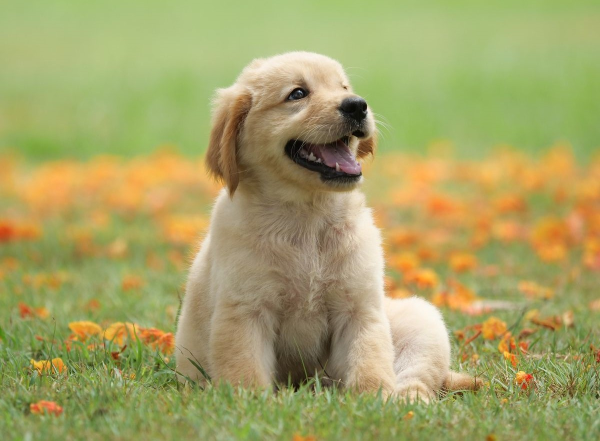
#> input picture app/Dog.jpg, 1200 x 881 px (shown at 1/2 size)
$ python crosstitch.py
#> lines starting #> are read from the running program, lines starting #| are printed output that depends on the picture; after the words box and inside, x2 and y2 are one past the last pixel; in counts of white or black regions, pixels touching at a corner belong together
from PIL import Image, ImageDraw, ImageOps, ImageFont
import numpy as np
from sklearn.cluster import KMeans
import time
import json
import matplotlib.pyplot as plt
import pandas as pd
from reportlab.pdfgen import canvas
from reportlab.lib.utils import ImageReader
import reportlab.platypus.flowables
import io
from os import listdir

class cross_pattern:
    def __init__(self, original, ct, pic_width, clus) -> None:
        self.original = original
        self.colour_table = pd.read_csv("app/dmc_rgb.csv")
        self.colour_table["RGB"] = self.colour_table["R"].apply(str)+" "+self.colour_table["G"].apply(str)+" "+self.colour_table["B"].apply(str)
        self.grid_parameters = (70, 14, 9, 250)
        # New pixel size, Border thickness, Extra thickness for every 10th line, White Outer border width
        w, h = self.original.size
        # Number of blocks/stitches across the width
        # min to make sure block number doesn't become huge and waste space
        self.block_num = min( ct * pic_width , w*2)
        self.pixelated = self.original.copy().resize((int(self.block_num),int(self.block_num*h/w)),4)
        # .png has 4 properties per pixel R,G,B,Alpha , removing Alpha here
        # Faster than using .delete
        self.pixelated = (np.asarray(self.pixelated)
                          [:,:,: 3 if np.asarray(self.pixelated).shape[2]>3 else None])
        self.rgb_cluster(clus)

    def rgb_cluster(self,cluster_num):
        h, w, rgb = self.pixelated.shape
        unclustered = (np.reshape(self.pixelated, #long array with 3 properties each
                                  (h*w,3) ))
        #K-means, n_init=1 as we're using k-means++, could just n_init=auto it instead
        model = KMeans(n_clusters=cluster_num,n_init=1)
        cs_model = model.fit(unclustered)
        symbols = "ABCDEFGHIJKLMNOPQRSTUVWXYZæ1234567890£$&@?>¥Ø≡<#¶§ßabcdefghijklmnopqrstuvwxyz"
        # mapping computed means (cluster_centers) to each pixel (labels)
        clustered = np.array([cs_model.cluster_centers_[i] for i in cs_model.labels_])

        self.Map = pd.DataFrame({
            "Original" : [tuple(i) for i in np.unique(clustered, axis =0)],
            "Recolour" : [self.recolour(tuple(i))[0] for i in np.unique(clustered, axis =0)],
            "RecolourList" : [self.recolour(tuple(i))[1] for i in np.unique(clustered, axis =0)],
            "Symbols" : [symbol for symbol in symbols[:np.unique(clustered, axis =0).shape[0]]]
            })

        self.Summary = pd.DataFrame({"Original" : [tuple(cs_model.cluster_centers_[i]) for i in cs_model.labels_]})

        self.Summary = self.Summary.merge(self.Map,how="left", on="Original")

        clustered = np.array([list(i) for i in self.Summary["Recolour"]])

        self.clust_array = np.reshape(clustered,(h,w,3), order="C")

    def pdf_create(self):
        split_pattern = self.splitter()
        full_grid = self.create_grid()
        self.thread_table()

        jj = io.BytesIO()
        full_grid.save(jj,"PNG")
        jj.seek(0)
        rr = reportlab.platypus.flowables.Image(jj)
        """
        c = canvas.Canvas("hello.pdf")
        c.drawImage(rr,x=0,y=0 )
        c.showPage()
        c.save()"""

    def thread_table(self):
        fig = plt.figure()
        ax = fig.add_subplot(111, frame_on=False)
        ax.xaxis.set_visible(False)
        ax.yaxis.set_visible(False)

        v = self.Summary.copy() # Summary is a df with all pixels and their colours
        self.Summary.to_csv("no.csv")
        v = pd.DataFrame(v[["RecolourList","Symbols"]])
        v = pd.DataFrame(v.groupby(['RecolourList',"Symbols"]).size()).rename(columns={0:"Count"})
        v = v.reset_index()

        bb = v.merge(right=self.colour_table, how="left", left_on="RecolourList", right_on="RGB")
        results = bb[["Name","Code","Count"]]
        results = results.reset_index().T.reset_index().T
        #results = results.groupby([["Name","Code"]]).sum("Count")

        ax.table(results.values, colWidths=[0.1,0.4,0.1,0.1],cellLoc = 'center', rowLoc = 'center',loc='left', fontsize=40)

        #plt.savefig("bom.png", bbox_inches='tight', dpi=500)

        buf = io.BytesIO()
        fig.savefig(buf)
        buf.seek(0)
        self.thread_tab = Image.open(buf)
        #self.thread_tab.show()

    def recolour(self,col): # Returns colour shortest distance away
        self.colour_table["dist"] = (
            ((self.colour_table["R"]-col[0])**2 + (self.colour_table["G"]-col[1])**2 + (self.colour_table["B"]-col[2])**2)**0.5)
        min_distance_index = self.colour_table["dist"].idxmin()
        closest_colour = self.colour_table.iloc[min_distance_index].loc[["R","G","B"]].values
        #print(f"{closest_colour[0]} {closest_colour[1]} {closest_colour[2]}")
        # returns RGB list and RGB string
        return closest_colour, f"{closest_colour[0]} {closest_colour[1]} {closest_colour[2]}"

    def create_grid_symbols(self,x_start,x_end,y_start,y_end):
        f, border, ten, axis = self.grid_parameters
        grid = self.create_grid(x_start,x_end,y_start,y_end)
        draw_object = ImageDraw.Draw(grid)
        font = ImageFont.truetype("arial.ttf",size=int(f*0.9))
        for i in range(y_end - y_start):
            for j in range(x_end - x_start):
                col = self.clust_array[i+y_start,j+x_start]
                mask = (list(self.Map["Recolour"]) == self.clust_array[i+y_start,j+x_start])
                letter = self.Map[mask]["Symbols"].values[0]
                draw_object.text((axis+border+j*(f+1)+f/2+ten*(j//10),axis+border+i*(f+1)+f/2+ten*(i//10)),letter,
                          fill= "#000000" if ((col[0]**2+col[1]**2+col[2]**2)**0.5) > 70 else "#cdcdcd",
                          font=font,anchor="mm")
        #new_grid = Image.new("RGB",(3650,5160),color="#ffffff")
        #new_grid.paste(grid, (120,420))
        return grid

    def desat(self, rgb:tuple ):
        # Tried using HSV but it wouldn't work
        wh = Image.new("RGBA",(1,1), color=(255,255,255,70))
        temp = Image.new("RGB",(1,1),color=rgb)
        # Takes a white image and pastes it on top of the current one, making it lighter
        temp.paste(wh,(0,0),wh)
        return tuple(np.asarray(temp)[0,0])

    def create_grid(self,x_start=0,x_end=None,y_start=0,y_end=None):
        f, border, ten, axis = self.grid_parameters
        h, w, rgb = self.pixelated.shape
        font = ImageFont.truetype("arial.ttf",size=f)
        full = False
        # If this is the full image, set default values
        if x_end == None and y_end == None :
            x_end = w
            y_end = h
            full = True
        # Box width = pixels*f + width of vertical lines + extra for every 10th line and each border
        # Will also remove one 10th line extra if the last line is a 10th line, so the border isnt super thick
        grid = Image.new("RGB",
                ((x_end-x_start)*(f+1)+1+2*(border-1)+ten*(((x_end-x_start)//10)-(1 if (x_end-x_start)%10==0 else 0) ),
                (y_end-y_start)*(f+1)+1+2*(border-1)+ten*(((y_end-y_start)//10)-(1 if (y_end-y_start)%10==0 else 0)))
                ,(0, 0, 0))
        grid = ImageOps.expand(grid, axis, fill="#ffffff" )
        draw = ImageDraw.Draw(grid)
        for i in range(y_end - y_start):
            for j in range(x_end - x_start):
                # print(f"{y_end} // {y_start} // {x_end} // {x_start} // {i} // {j}")
                x, y = axis+border+f*j+j+(j//10)*ten, axis+border+f*i+i+(i//10)*ten
                if j%10 == 0 and i == 0:
                    draw.text((x-ten/2,axis-20),str(x_start+j),fill="#000000", font=font, anchor="ms")
                if i%10 == 0 and j == 0:
                    draw.text((axis-20,y-ten/2),str(y_start+i),fill="#000000", font=font, anchor="rm")
                col = tuple(self.clust_array[y_start+i,x_start+j])
                draw.rectangle((x, y, x-1+f, y-1+f),
                                fill = col if full else self.desat(col) )
        draw.text((f+1+x-ten/2,axis-20),str(1+x_start+j),fill="#000000", font=font, anchor="ms")
        draw.text((axis-20,f+1+y-ten/2),str(1+y_start+i),fill="#000000", font=font, anchor="rm")
        return grid

    def splitter(self):
        split=[]
        h, w, rgb = self.pixelated.shape
        for i in range(0,h,60):
            for j in range(0, w,40):
                m = self.create_grid_symbols(j, min(j+40,w), i, min(i+60,h) )
                split.append(m)
        return split


if __name__ == "__main__":
    # Testing
    t1=time.perf_counter()

    img = Image.open("Dog.jpg") # Reading file
#> img is the input picture: PIL image 1200x881 RGB; mean R, G, B 165.5, 162.2, 101.8
    parameters = json.load(open("parameters.json"))
#> (reads app/parameters.json from the repository)
    Sample = cross_pattern(img,
                            parameters["ct"],
                              parameters["pic_width"],
                              parameters["clus"] )
#> (reads app/dmc_rgb.csv from the repository)
#> in __init__, `self.pixelated = self.original.copy().resize((int(self.block_num),int(..`:
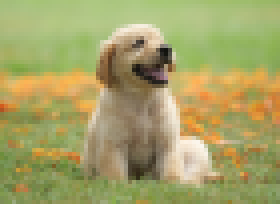
#> self.pixelated: PIL image 70x51 RGB (shown 4 times larger); mean R, G, B 165.5, 162.2, 101.8
#> in rgb_cluster, `self.Map = pd.DataFrame({ "Original" : [tuple(i) for i in np.unique(cl..`: self.Map = table of 50 rows and 4 columns
#> in rgb_cluster, `self.Summary = pd.DataFrame({"Original" : [tuple(cs_model.cluster_cent..`: self.Summary = table of 3570 rows and 1 columns
#> in rgb_cluster, `self.Summary = self.Summary.merge(self.Map,how="left", on="Original")`: self.Summary = table of 3570 rows and 4 columns
#> in rgb_cluster, `self.clust_array = np.reshape(clustered,(h,w,3), order="C")`:
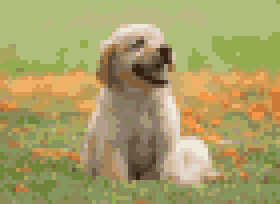
#> self.clust_array: shape (51, 70, 3) int64 (shown 4 times larger); mean of channels 0, 1, 2 167, 158.4, 102.7; drawn as R, G, B
    Sample.pdf_create()
#> the loop in splitter, `for i in range(0,h,60):` made 1 pass
#> pass 1, in create_grid, `grid = ImageOps.expand(grid, axis, fill="#ffffff" )`:
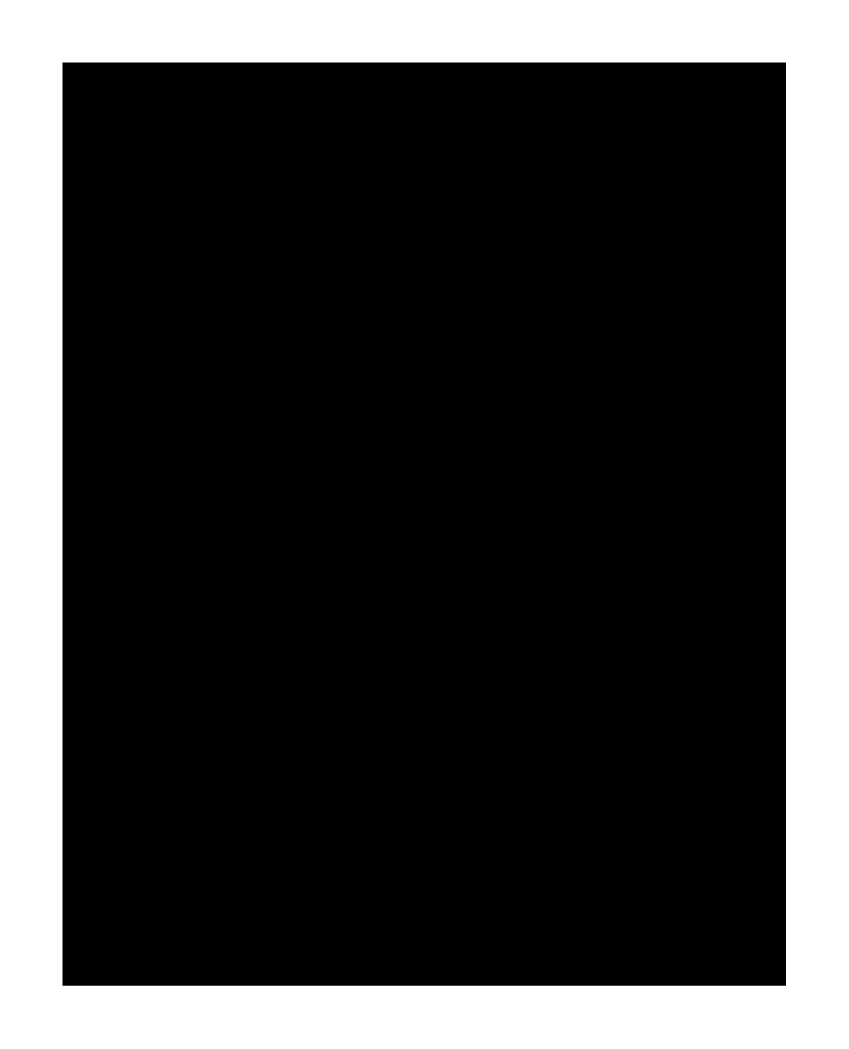
#> grid: PIL image 3394x4193 RGB (shown at 1/4 size); 24.9% white; 1 white region, box (x1, y1, x2, y2) and area: (0, 0, 3394, 4193) 3543500
#> pass 1, in create_grid_symbols, `grid = self.create_grid(x_start,x_end,y_start,y_end)`:
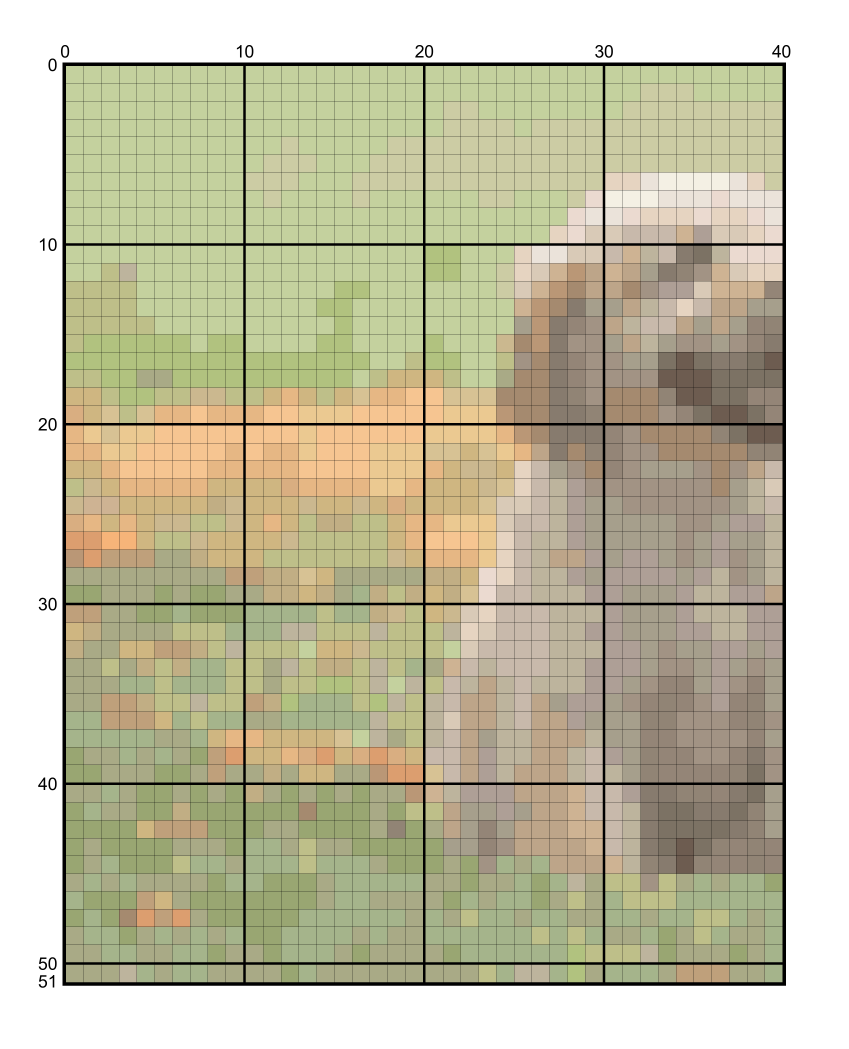
#> grid: PIL image 3394x4193 RGB (shown at 1/4 size); mean R, G, B 193.7, 190.1, 163.3
#> in pdf_create, `split_pattern = self.splitter()`: split_pattern = 2 items
#> call 3 of create_grid, with x_start = 0, y_start = 0
#> in create_grid (call 3), `grid = Image.new("RGB", ((x_end-x_start)*(f+1)+1+2*(border-1)+ten*(((x..`: grid: PIL image 5051x3693 RGB; every value is 0
#> in create_grid (call 3), `grid = ImageOps.expand(grid, axis, fill="#ffffff" )`:
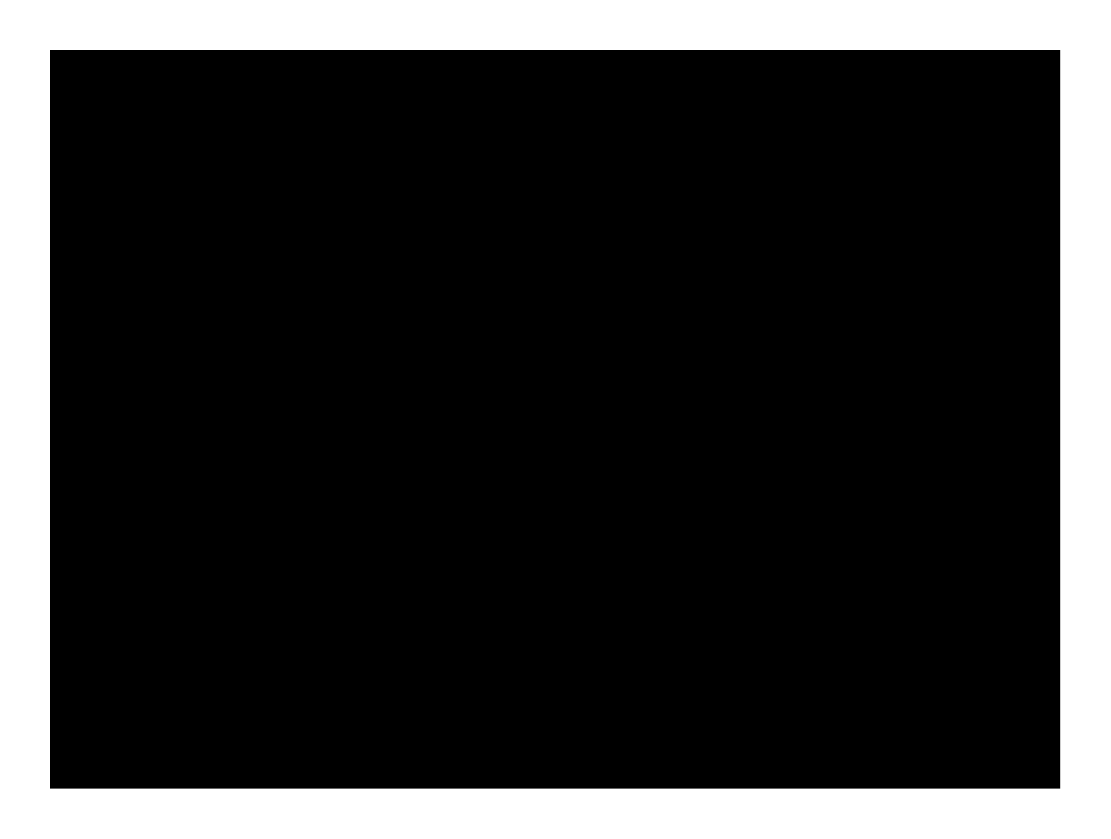
#> grid: PIL image 5551x4193 RGB (shown at 1/5 size); 19.9% white; 1 white region, box (x1, y1, x2, y2) and area: (0, 0, 5551, 4193) 4622000
#> in pdf_create, `full_grid = self.create_grid()`:
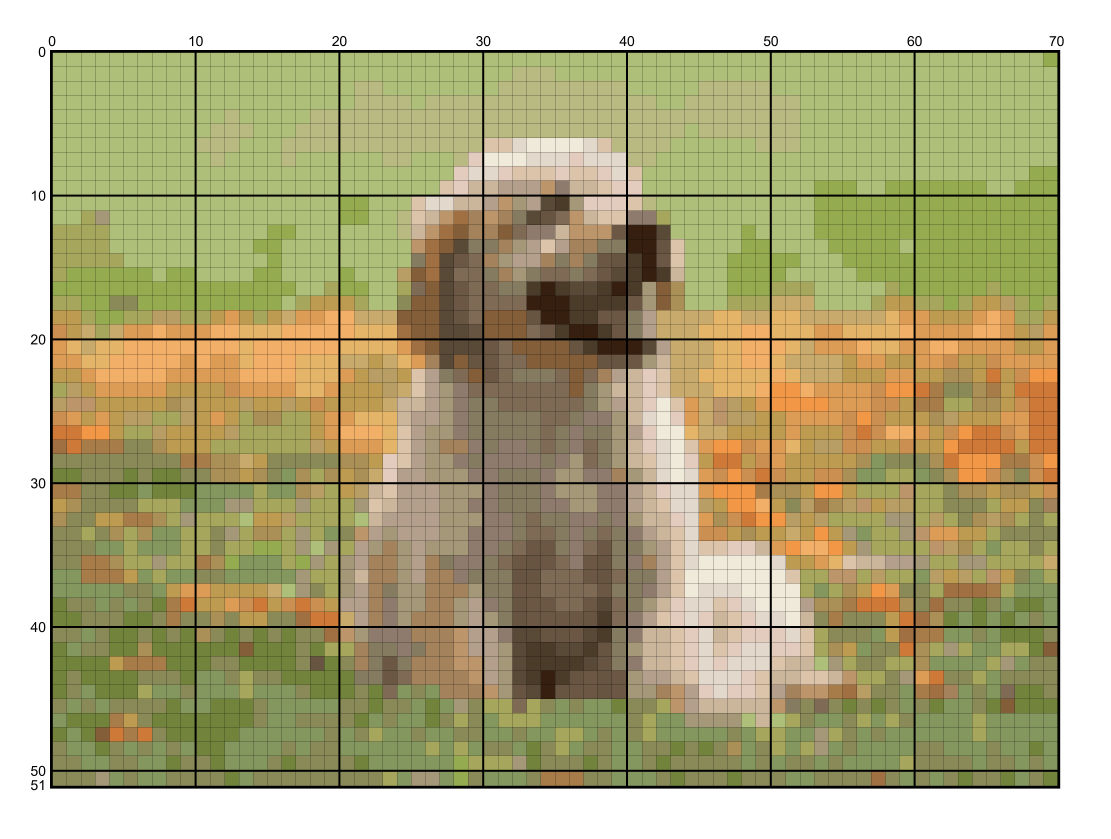
#> full_grid: PIL image 5551x4193 RGB (shown at 1/5 size); mean R, G, B 176, 169.5, 127.6
#> in thread_table, `v = self.Summary.copy()`: v = table of 3570 rows and 4 columns
#> in thread_table, `v = pd.DataFrame(v[["RecolourList","Symbols"]])`: v = table of 3570 rows and 2 columns
#> in thread_table, `self.thread_tab = Image.open(buf)`:
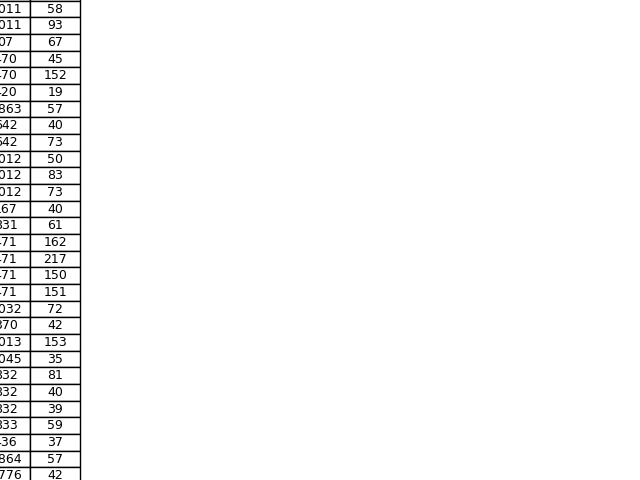
#> self.thread_tab: PIL image 640x480 RGBA; mean R, G, B, A 248.6, 248.6, 248.6, 255
#> (the call stopped at in pdf_create, `rr = reportlab.platypus.flowables.Image(jj)`: reportlab is not available in this run)

    t2=time.perf_counter()

    print(f"Time elapsed : {t2-t1:0.5f}")
